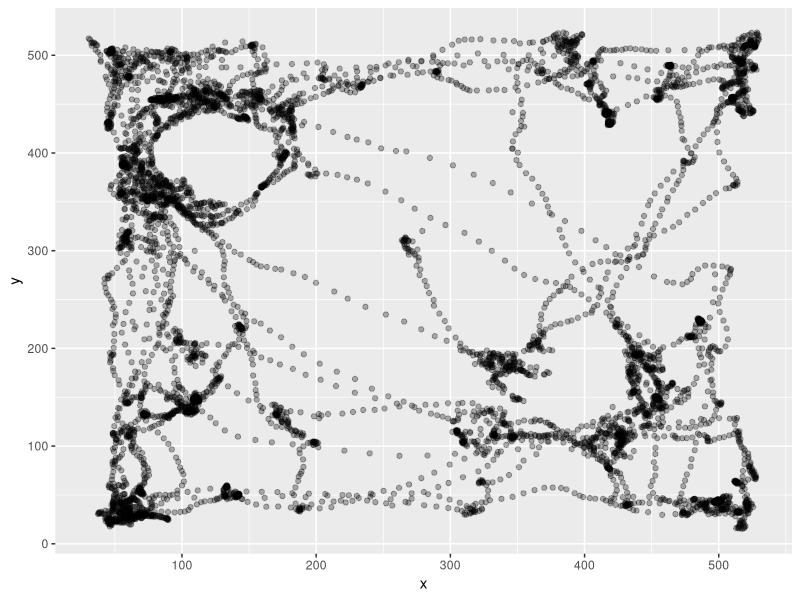

This chart was generated by the following R code: (Note: this script raises an error after producing the figure.)
rm(list = ls())
library(tidyverse)
SimilarLearn <- read_csv("240816_r1558_0_baseline_learn.csv")
SimilarLearn <- SimilarLearn %>%
  select(!15:24) %>%
  filter(Value.Item1.Item1.Item2>113) %>%
  rename(pixelx = Value.Item1.Item1.Item3.X, pixely = Value.Item1.Item1.Item3.Y, TimePoint = Value.Item1.Item1.Item2) %>%
  select(!1, !14) %>%
  filter(!Value.Item2 == TRUE) %>%
  na.omit 
x1 <- c(SimilarLearn$pixelx)
y1 <- c(SimilarLearn$pixely)
df1 <- data.frame(x = x1, y = y1)
p1 <- ggplot(df1, aes(x = x, y = y)) +
  geom_point(alpha = 0.3)
p1
library(ggforce)
#Blue represents gnome, red represents green jar.
p1circle <- p1 + geom_circle(aes(x0 = 391, y0 = 160, r = 70), color = "purple")
p1circle <- p1circle + geom_circle(aes(x0 = 130, y0 = 393, r = 70), color = "purple")
p1circle
radius <- 70
center_x1 <- 391
center_y1 <- 160
df1$distance <- sqrt((df1$x - center_x1)^2 + (df1$y - center_y1)^2)
points_in_circle1 <- sum(df1$distance <= radius)
print(points_in_circle1)
center_x2 <- 130
center_y2 <- 393
df1$distance1 <- sqrt((df1$x - center_x2)^2 + (df1$y - center_y2)^2)
points_in_circle2 <- sum(df1$distance1 <= radius)
print(points_in_circle2)

BaselineLearn <- read_csv("240816_r1558_different_1.csv")
BaselineLearn <- BaselineLearn %>%
  select(!15:24) %>%
  filter(Value.Item1.Item1.Item2>152) %>%
  rename(pixelx = Value.Item1.Item1.Item3.X, pixely = Value.Item1.Item1.Item3.Y, TimePoint = Value.Item1.Item1.Item2) %>%
  select(!1, !14) %>%
  na.omit
Baselinelearn <- BaselineLearn %>%
  filter(!Value.Item2 == TRUE) 
x2 <- c(BaselineLearn$pixelx)
y2 <- c(BaselineLearn$pixely)
df2 <- data.frame(x = x2, y = y2)
p2 <- ggplot(df2, aes(x = x2, y = y2)) +
  geom_point(alpha = 0.3)
p2
p2circle <- p2 + geom_circle(aes(x0 = 497, y0 = 258, r = 75), color = "green")
p2circle <- p2circle + geom_circle(aes(x0 = 220, y0 = 483, r = 75), color = "green")
p2circle
radius <- 75
center_x1 <- 497
center_y1 <- 258
df2$distance <- sqrt((df2$x - center_x1)^2 + (df2$y - center_y1)^2)
points_in_circle2 <- sum(df2$distance <= radius)
print(points_in_circle2)
center_x2 <- 220
center_y2 <- 483
df2$distance1 <- sqrt((df2$x - center_x2)^2 + (df2$y - center_y2)^2)
points_in_circle2 <- sum(df2$distance1 <= radius)
print(points_in_circle2)

SimilarTest <- read_csv("240816_r1558_different_2.csv")
SimilarTest <- SimilarTest %>%
  select(!15:24) %>%
  filter(Value.Item1.Item1.Item2>176) %>%
  rename(pixelx = Value.Item1.Item1.Item3.X, pixely = Value.Item1.Item1.Item3.Y, TimePoint = Value.Item1.Item1.Item2) %>%
  select(!1, !14) %>%
  na.omit
SimilarTest <- SimilarTest %>%
  filter(!Value.Item2 == TRUE)
x3 <- c(SimilarTest$pixelx)
y3 <- c(SimilarTest$pixely)
df3 <- data.frame(x = x3, y = y3)
p3 <- ggplot(df3, aes(x = x3, y = y3)) +
  geom_point(alpha = 0.3)
p3
p3circle <- p3 + geom_circle(aes(x0 = 502, y0 = 258, r = 80), color = "green")
p3circle <- p3circle + geom_circle(aes(x0 = 210, y0 = 483, r = 80), color = "purple") +
  ggtitle("baseline")
p3circle
radius <- 80
center_x3 <- 502
center_y3 <- 258
df3$distance <- sqrt((df3$x - center_x3)^2 + (df3$y - center_y3)^2)
points_in_circle3 <- sum(df3$distance <= radius)
print(points_in_circle3)
center_x3 <- 210
center_y3 <- 483
df3$distance1 <- sqrt((df3$x - center_x3)^2 + (df3$y - center_y3)^2)
points_in_circle3 <- sum(df3$distance1 <= radius)
print(points_in_circle3)

DifferentLearn <- read_csv("240816_r1558_3_baseline_learn.csv")
DifferentLearn <- DifferentLearn %>%
  select(!15:24) %>%
  filter(Value.Item1.Item1.Item2>66) %>%
  rename(pixelx = Value.Item1.Item1.Item3.X, pixely = Value.Item1.Item1.Item3.Y, TimePoint = Value.Item1.Item1.Item2) %>%
  select(!1, !14) %>%
  na.omit
DifferentLearn <- DifferentLearn %>%
  filter(!Value.Item2 == TRUE)
x4 <- c(DifferentLearn$pixelx)
y4 <- c(DifferentLearn$pixely)
df4 <- data.frame(x = x4, y = y4)
p4 <- ggplot(df4, aes(x = x4, y = y4)) +
  geom_point(alpha = 0.3)
p4
p4circle <- p4 + geom_circle(aes(x0 = 391, y0 = 165, r = 80), color = "blue")
p4circle <- p4circle + geom_circle(aes(x0 = 130, y0 = 378, r = 80), color = "blue")
p4circle
radius <- 80
center_x4 <- 391
center_y4 <- 165
df4$distance <- sqrt((df4$x - center_x4)^2 + (df4$y - center_y4)^2)
points_in_circle4 <- sum(df4$distance <= radius)
print(points_in_circle4)
center_x4 <- 130
center_y4 <- 378
df4$distance1 <- sqrt((df4$x - center_x4)^2 + (df4$y - center_y4)^2)
points_in_circle4 <- sum(df4$distance1 <= radius)
print(points_in_circle4)

BaselineLearn1 <- read_csv("240816_r1558_4_similar_learn.csv")
BaselineLearn1 <- BaselineLearn1 %>%
  select(!15:24) %>%
  filter(Value.Item1.Item1.Item2>119) %>%
  rename(pixelx = Value.Item1.Item1.Item3.X, pixely = Value.Item1.Item1.Item3.Y, TimePoint = Value.Item1.Item1.Item2) %>%
  select(!1, !14) %>%
  na.omit %>%
  filter(!Value.Item2 == TRUE)
x5 <- c(BaselineLearn1$pixelx)
y5 <- c(BaselineLearn1$pixely)
df5 <- data.frame(x = x5, y = y5)
p5 <- ggplot(df5, aes(x = x5, y = y5)) +
  geom_point(alpha = 0.3)
p5
p5circle <- p5 + geom_circle(aes(x0 = 391, y0 = 165, r = 70), color = "red")
p5circle <- p5circle + geom_circle(aes(x0 = 130, y0 = 388, r = 70), color = "red")
p5circle
radius <- 70
center_x5 <- 391
center_y5 <- 165
df5$distance <- sqrt((df5$x - center_x5)^2 + (df5$y - center_y5)^2)
points_in_circle5 <- sum(df5$distance <= radius)
print(points_in_circle5)
center_x6 <- 130
center_y6 <- 388
df5$distance1 <- sqrt((df5$x - center_x6)^2 + (df5$y - center_y6)^2)
points_in_circle6 <- sum(df5$distance1 <= radius)
print(points_in_circle6)

DifferentTest <- read_csv("240816_r1558_5_similar_test.csv")
DifferentTest <- DifferentTest %>%
  select(!15:24) %>%
  filter(Value.Item1.Item1.Item2>76) %>%
  rename(pixelx = Value.Item1.Item1.Item3.X, pixely = Value.Item1.Item1.Item3.Y, TimePoint = Value.Item1.Item1.Item2) %>%
  select(!1, !14) %>%
  filter(!Value.Item2 == TRUE) %>%
  na.omit
x6 <- c(DifferentTest$pixelx)
y6 <- c(DifferentTest$pixely)
df6 <- data.frame(x = x6, y = y6)
p6 <- ggplot(df6, aes(x = x6, y = y6)) +
  geom_point(alpha = 0.3)
p6
p6circle <- p6 + geom_circle(aes(x0 = 381, y0 = 175, r = 80), color = "red")
p6circle <- p6circle + geom_circle(aes(x0 = 130, y0 = 393, r = 80), color = "blue")
p6circle
radius <- 80
center_x6 <- 381
center_y6 <- 175
df6$distance <- sqrt((df6$x - center_x6)^2 + (df6$y - center_y6)^2)
points_in_circle6 <- sum(df6$distance <= radius)
print(points_in_circle6)
center_x6 <- 130
center_y6 <- 393
df6$distance1 <- sqrt((df6$x - center_x6)^2 + (df6$y - center_y6)^2)
points_in_circle6 <- sum(df6$distance1 <= radius)
print(points_in_circle6)
